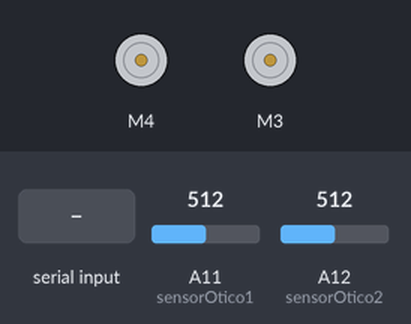
Bench run of a sketch on a simulated Arduino Mega 2560, built with avr-gcc and run on an emulated ATmega2560. Parts: 2 × DC motor (green arrow = forward, orange = backward, longer = faster). The test bench sets the inputs (shaded band); at power-on: A11 (sensorOtico1) = 512, A12 (sensorOtico2) = 512.

Above: at 1.2 s.
1.3 s: "frente\n" received over the second serial link
At 2.2 s:
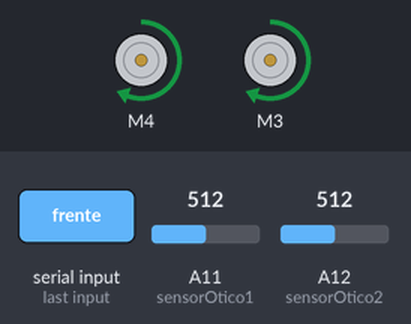
2.8 s: "tras\n" received over the second serial link
At 3.2 s:
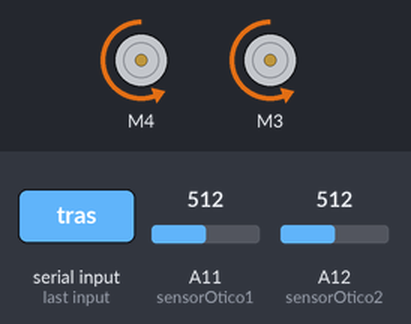
4.3 s: "esquerda\n" received over the second serial link
At 5.5 s:
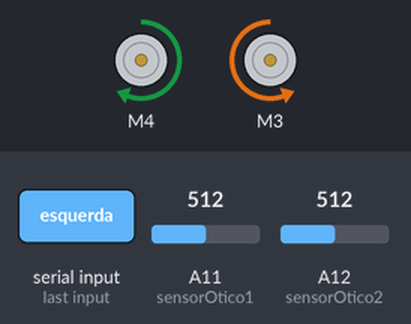
5.8 s: "direita\n" received over the second serial link
At 6.8 s:
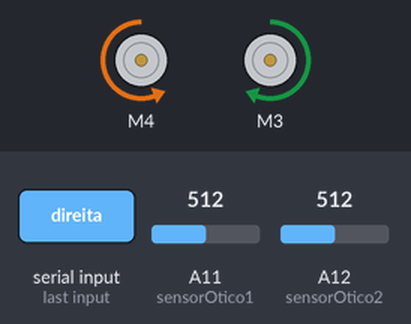
7.3 s: "parar\n" received over the second serial link
At 7.9 s:
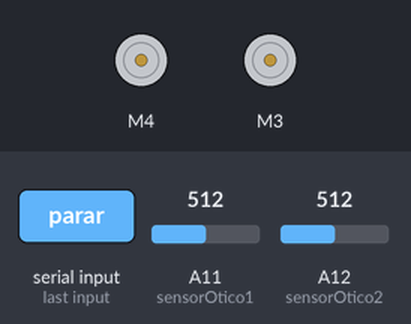
Timing chart, 0 to 9.8 s (numbered marks = the images above; inputs shaded):
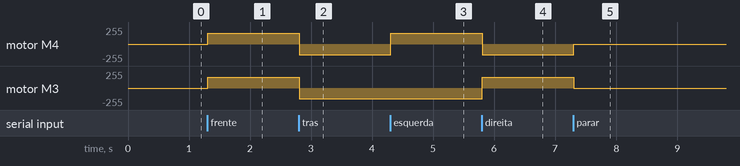

The sketch:

p09b_implementacao1.ino
```cpp
#include <AFMotor.h>

// ESTE É O ARQUIVO DO ARDUINO COM OS MOTORES E OS SENSORES ÓTICOS.
// NÃO TEM BOTÃO, NEM LED E NEM DISPLAY AQUI.

AF_DCMotor motor4(4);
AF_DCMotor motor3(3);

int sensorOtico1 = A11;
int sensorOtico2 = A12;

unsigned long instanteAnterior = 0;

void frente(){
  motor3.run(FORWARD);
  motor4.run(FORWARD);
}

void tras(){
  motor3.run(BACKWARD);
  motor4.run(BACKWARD);
}

void esquerda(){
  motor3.run(BACKWARD);
  motor4.run(FORWARD);
}

void direita(){
  motor3.run(FORWARD);
  motor4.run(BACKWARD);
}

void parar(){
  motor3.run(RELEASE);
  motor4.run(RELEASE);
}

void setup() {
    Serial.begin(9600);
    Serial1.begin(9600);
    pinMode(sensorOtico1, INPUT);
    pinMode(sensorOtico2, INPUT);
    motor4.setSpeed(160);
    motor3.setSpeed(160);
}

void loop() {
  int valorAnalogicoSensor1 = analogRead(sensorOtico1);
  int valorAnalogicoSensor2 = analogRead(sensorOtico2);
  if (millis() > instanteAnterior + 100) {
      instanteAnterior = millis();
      Serial1.print(valorAnalogicoSensor1);
      Serial1.print(", ");
      Serial1.println(valorAnalogicoSensor2);
    }
  if (Serial1.available() > 0) {
    String texto = Serial1.readStringUntil('\n');
    texto.trim(); // remove quebra de linha
    if (texto.startsWith("frente"))
      {
        frente();
      }
    else if (texto.startsWith("tras"))
      {
        tras();
      }
    else if (texto.startsWith("esquerda"))
      {
        esquerda();
      }
    else if (texto.startsWith("direita"))
        {
        direita();
        }
    else if (texto.startsWith("parar"))
        {
        parar();
        }
  }
}
```

Measured:
- after the input at 1.3 s, motor M4, motor M3: stopped → forward 160/255 at once
- after the input at 2.8 s, motor M4, motor M3: forward 160/255 → backward 160/255 at once
- after the input at 4.3 s, motor M4: backward 160/255 → forward 160/255 at once
- after the input at 5.8 s, motor M4: forward 160/255 → backward 160/255 at once; motor M3: backward 160/255 → forward 160/255 at once
- after the input at 7.3 s, motor M4: backward 160/255 → stopped at once; motor M3: forward 160/255 → stopped at once
